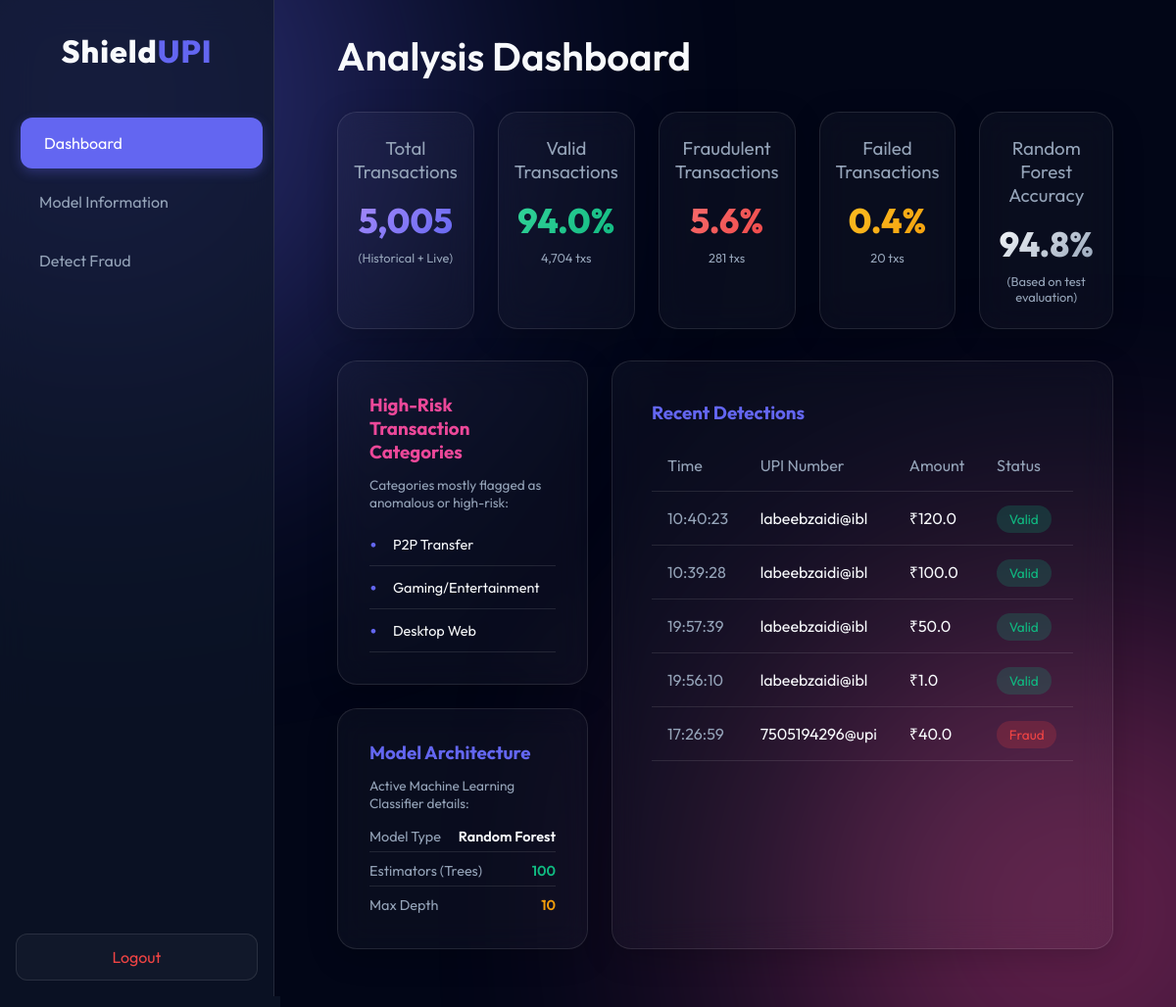
Page /dashboard (signed in) on the earlier database version.
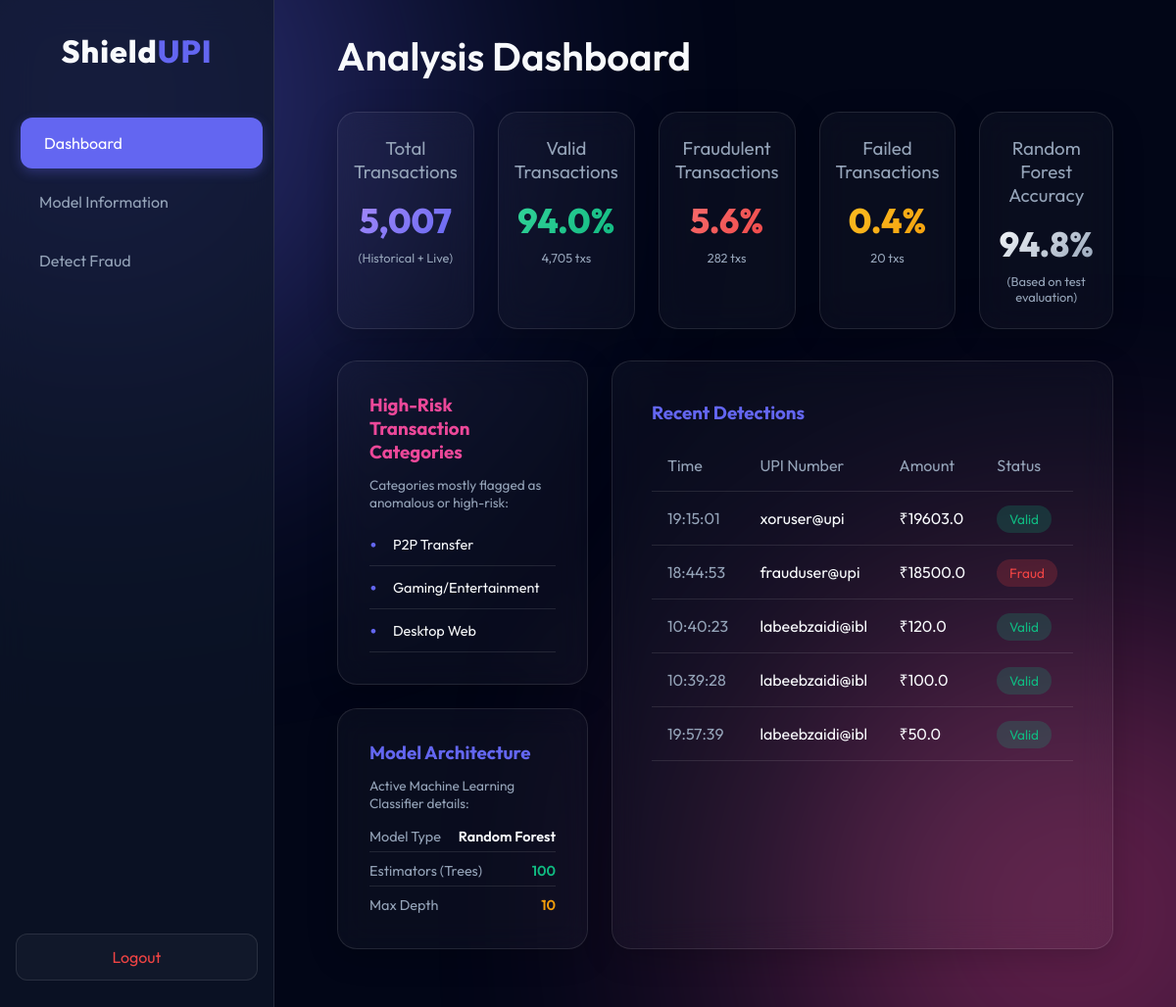
Same page on the later database version.
### tables this page shows
CREATE TABLE detections (
                id INTEGER PRIMARY KEY AUTOINCREMENT,
                upi_number TEXT,
                amount REAL,
                category INTEGER,
                prediction TEXT,
                timestamp DATETIME DEFAULT CURRENT_TIMESTAMP
            );

### app.py (the view)
@app.route('/dashboard')
def dashboard():
    if 'logged_in' not in session:
        return redirect(url_for('login'))
    db = get_db()
    db_valid = db.execute('SELECT COUNT(*) FROM detections WHERE prediction LIKE "valid transaction%" OR prediction LIKE "Valid Transaction%"').fetchone()[0]
    db_fraud = db.execute('SELECT COUNT(*) FROM detections WHERE prediction LIKE "fraud transaction%" OR prediction LIKE "Fraud Transaction%"').fetchone()[0]
    db_failed = db.execute('SELECT COUNT(*) FROM detections WHERE prediction NOT LIKE "valid transaction%" AND prediction NOT LIKE "Valid Transaction%" AND prediction NOT LIKE "fraud transaction%" AND prediction NOT LIKE "Fraud Transaction%"').fetchone()[0]
    db_total = db_valid + db_fraud + db_failed
    baseline_total = 5000
    baseline_valid = 4700
    baseline_fraud = 280
    baseline_failed = 20
    total_count = baseline_total + db_total
    valid_count = baseline_valid + db_valid
    fraud_count = baseline_fraud + db_fraud
    failed_count = baseline_failed + db_failed
    metrics = {
        'overall_accuracy': 94.8,
        'total_count': total_count,
        'valid_count': valid_count,
        'fraud_count': fraud_count,
        'failed_count': failed_count,
        'total_count_fmt': f"{total_count:,}",
        'valid_count_fmt': f"{valid_count:,}",
        'fraud_count_fmt': f"{fraud_count:,}",
        'failed_count_fmt': f"{failed_count:,}",
        'real_percentage': round((valid_count / total_count) * 100, 1),
        'fraud_percentage': round((fraud_count / total_count) * 100, 1),
        'failed_percentage': round((failed_count / total_count) * 100, 1),
        'major_categories': ['P2P Transfer', 'Gaming/Entertainment', 'Desktop Web']
    }
    db = get_db()
    history = db.execute('SELECT * FROM detections ORDER BY timestamp DESC LIMIT 5').fetchall()
    return render_template('dashboard.html', metrics=metrics, history=history)

### app.py (called while the page is built)
def get_db():
    conn = sqlite3.connect(DATABASE)
    conn.row_factory = sqlite3.Row
    return conn

### templates/dashboard.html
{% extends "base.html" %}
{% block content %}
<h1>Analysis Dashboard</h1>
<div class="dashboard-grid" style="grid-template-columns: repeat(5, 1fr);">
    <div class="glass-card stat-card" style="padding: 1.5rem 1rem;">
        <h3>Total Transactions</h3>
        <div class="value" style="font-size: 2.2rem; background: linear-gradient(135deg, #a78bfa, #6366f1); -webkit-background-clip: text; -webkit-text-fill-color: transparent; margin-top: 0.5rem;">{{ metrics.total_count_fmt }}</div>
        <div style="font-size: 0.8rem; color: var(--text-muted); margin-top: 8px;">(Historical + Live)</div>
    </div>
    <div class="glass-card stat-card" style="padding: 1.5rem 1rem;">
        <h3>Valid Transactions</h3>
        <div class="value" style="font-size: 2.2rem; background: linear-gradient(135deg, #34d399, #10b981); -webkit-background-clip: text; -webkit-text-fill-color: transparent; margin-top: 0.5rem;">{{ metrics.real_percentage }}%</div>
        <div style="font-size: 0.8rem; color: var(--text-muted); margin-top: 8px;">{{ metrics.valid_count_fmt }} txs</div>
    </div>
    <div class="glass-card stat-card" style="padding: 1.5rem 1rem;">
        <h3>Fraudulent Transactions</h3>
        <div class="value" style="font-size: 2.2rem; background: linear-gradient(135deg, #f87171, #ef4444); -webkit-background-clip: text; -webkit-text-fill-color: transparent; margin-top: 0.5rem;">{{ metrics.fraud_percentage }}%</div>
        <div style="font-size: 0.8rem; color: var(--text-muted); margin-top: 8px;">{{ metrics.fraud_count_fmt }} txs</div>
    </div>
    <div class="glass-card stat-card" style="padding: 1.5rem 1rem;">
        <h3>Failed Transactions</h3>
        <div class="value" style="font-size: 2.2rem; background: linear-gradient(135deg, #fbbf24, #f59e0b); -webkit-background-clip: text; -webkit-text-fill-color: transparent; margin-top: 0.5rem;">{{ metrics.failed_percentage }}%</div>
        <div style="font-size: 0.8rem; color: var(--text-muted); margin-top: 8px;">{{ metrics.failed_count_fmt }} txs</div>
    </div>
    <div class="glass-card stat-card" style="padding: 1.5rem 1rem;">
        <h3>Random Forest Accuracy</h3>
        <div class="value" style="font-size: 2.2rem; margin-top: 0.5rem;">{{ metrics.overall_accuracy }}%</div>
        <div style="font-size: 0.8rem; color: var(--text-muted); margin-top: 8px;">(Based on test evaluation)</div>
    </div>
</div>
<div class="dashboard-grid" style="grid-template-columns: 1fr 2fr;">
    <div style="display: flex; flex-direction: column; gap: 1.5rem;">
        <div class="glass-card" style="padding: 2rem;">
            <h3 style="margin-bottom: 0.8rem; color: var(--secondary)">High-Risk Transaction Categories</h3>
            <p style="color: var(--text-muted); font-size: 0.85rem; margin-bottom: 0.8rem;">Categories mostly flagged as anomalous or high-risk:</p>
            <ul class="categories-list" style="margin-top: 0;">
                {% for cat in metrics.major_categories %}
                <li style="padding: 0.4rem 0; font-size: 0.9rem;">{{ cat }}</li>
                {% endfor %}
            </ul>
        </div>
        <div class="glass-card" style="padding: 2rem;">
            <h3 style="margin-bottom: 0.8rem; color: var(--primary)">Model Architecture</h3>
            <p style="color: var(--text-muted); font-size: 0.85rem; margin-bottom: 1rem;">Active Machine Learning Classifier details:</p>
            <div style="display: flex; flex-direction: column; gap: 0.6rem; font-size: 0.9rem;">
                <div style="display: flex; justify-content: space-between; border-bottom: 1px solid var(--glass-border); padding-bottom: 0.4rem;">
                    <span style="color: var(--text-muted)">Model Type</span>
                    <span style="font-weight: 600; color: var(--text-main)">Random Forest</span>
                </div>
                <div style="display: flex; justify-content: space-between; border-bottom: 1px solid var(--glass-border); padding-bottom: 0.4rem;">
                    <span style="color: var(--text-muted)">Estimators (Trees)</span>
                    <span style="font-weight: 600; color: var(--success)">100</span>
                </div>
                <div style="display: flex; justify-content: space-between; padding-bottom: 0.2rem;">
                    <span style="color: var(--text-muted)">Max Depth</span>
                    <span style="font-weight: 600; color: var(--warning)">10</span>
                </div>
            </div>
        </div>
    </div>
    <div class="glass-card">
        <h3 style="margin-bottom: 1rem; color: var(--primary)">Recent Detections</h3>
        <div class="table-wrapper">
            <table>
                <thead>
                    <tr>
                        <th>Time</th>
                        <th>UPI Number</th>
                        <th>Amount</th>
                        <th>Status</th>
                    </tr>
                </thead>
                <tbody>
                    {% for row in history %}
                    <tr>
                        <td style="color: var(--text-muted)">{{ row.timestamp.split()[1] }}</td>
                        <td>{{ row.upi_number }}</td>
                        <td>₹{{ row.amount }}</td>
                        <td>
                            {% if 'Valid' in row.prediction or 'valid' in row.prediction %}
                                <span class="badge badge-valid">Valid</span>
                            {% elif 'Fraud' in row.prediction or 'fraud' in row.prediction %}
                                <span class="badge badge-fraud">Fraud</span>
                            {% else %}
                                <span class="badge badge-failed">Failed</span>
                            {% endif %}
                        </td>
                    </tr>
                    {% else %}
                    <tr>
                        <td colspan="4" style="text-align: center; color: var(--text-muted)">No recent detections to display.</td>
                    </tr>
                    {% endfor %}
                </tbody>
            </table>
        </div>
    </div>
</div>
{% endblock %}

### templates/base.html (shortened to what this page needs)
<!DOCTYPE html>
<html lang="en">
<head>
    <link rel="stylesheet" href="{{ url_for('static', filename='css/style.css') }}">
</head>
<body>
    <div class="app-container">
        {% if session.get('logged_in') %}
        <nav class="sidebar">
            <div class="logo">
                <h2>Shield<span>UPI</span></h2>
            </div>
            <ul class="nav-links">
                <li><a href="{{ url_for('dashboard') }}" class="{% if request.endpoint == 'dashboard' %}active{% endif %}">Dashboard</a></li>
                <li><a href="{{ url_for('model_info') }}" class="{% if request.endpoint == 'model_info' %}active{% endif %}">Model Information</a></li>
                <li><a href="{{ url_for('detect') }}" class="{% if request.endpoint == 'detect' %}active{% endif %}">Detect Fraud</a></li>
            </ul>
            <div class="logout-container">
                <a href="{{ url_for('logout') }}" class="btn-logout">Logout</a>
            </div>
        </nav>
        {% endif %}
        <main class="main-content {% if not session.get('logged_in') %}full-width{% endif %}">
            {% block content %}{% endblock %}
        </main>
    </div>
</body>
</html>

### static/css/style.css (style rules this page uses)
:root { --bg-dark: #0f172a; --bg-darker: #020617; --primary: #6366f1; --primary-hover: #4f46e5; --secondary: #ec4899; --text-main: #f8fafc; --text-muted: #94a3b8; --glass-bg: rgba(255, 255, 255, 0.03); --glass-border: rgba(255, 255, 255, 0.1); --success: #10b981; --danger: #ef4444; --warning: #f59e0b; }
* { margin: 0; padding: 0; box-sizing: border-box; font-family: 'Outfit', sans-serif; }
body { background: var(--bg-darker); color: var(--text-main); min-height: 100vh; overflow-x: hidden; }
body::before, body::after { content: ''; position: fixed; width: 600px; height: 600px; border-radius: 50%; filter: blur(150px); z-index: -1; opacity: 0.5; }
body::before { background: var(--primary); top: -200px; left: -200px; }
body::after { background: var(--secondary); bottom: -200px; right: -200px; }
.app-container { display: flex; min-height: 100vh; }
.sidebar { width: 280px; background: rgba(15, 23, 42, 0.7); backdrop-filter: blur(16px); border-right: 1px solid var(--glass-border); padding: 2rem 1rem; display: flex; flex-direction: column; }
.logo { text-align: center; margin-bottom: 3rem; }
.logo h2 { font-size: 2rem; font-weight: 800; letter-spacing: 1px; }
.logo span { color: var(--primary); }
.nav-links { list-style: none; display: flex; flex-direction: column; gap: 0.5rem; }
.nav-links a { text-decoration: none; color: var(--text-muted); padding: 1rem 1.5rem; border-radius: 12px; display: block; font-weight: 400; transition: all 0.3s ease; }
.nav-links a:hover, .nav-links a.active { background: var(--primary); color: white; transform: translateX(5px); box-shadow: 0 4px 12px rgba(99, 102, 241, 0.3); }
.logout-container { margin-top: auto; }
.btn-logout { display: block; text-align: center; background: var(--glass-bg); border: 1px solid var(--glass-border); color: var(--danger); padding: 0.8rem; border-radius: 12px; text-decoration: none; transition: all 0.3s ease; }
.main-content { flex: 1; padding: 2rem 4rem; overflow-y: auto; }
h1 { font-size: 2.5rem; margin-bottom: 2rem; font-weight: 600; }
.glass-card { background: var(--glass-bg); backdrop-filter: blur(16px); border: 1px solid var(--glass-border); border-radius: 20px; padding: 2.5rem; box-shadow: 0 8px 32px rgba(0, 0, 0, 0.2); }
.dashboard-grid { display: grid; grid-template-columns: repeat(4, 1fr); gap: 1.5rem; margin-bottom: 2rem; }
.stat-card { text-align: center; padding: 2rem; }
.stat-card h3 { color: var(--text-muted); font-weight: 400; margin-bottom: 1rem; }
.stat-card .value { font-size: 3rem; font-weight: 800; background: linear-gradient(135deg, #f8fafc, #94a3b8); -webkit-background-clip: text; -webkit-text-fill-color: transparent; }
.table-wrapper { overflow-x: auto; }
table { width: 100%; border-collapse: collapse; }
th, td { padding: 1rem; text-align: left; border-bottom: 1px solid var(--glass-border); }
th { color: var(--text-muted); font-weight: 400; }
td span.badge { padding: 0.3rem 0.8rem; border-radius: 20px; font-size: 0.85rem; }
.badge-valid { background: rgba(16, 185, 129, 0.2); color: #10b981; }
.badge-fraud { background: rgba(239, 68, 68, 0.2); color: #ef4444; }
.categories-list { list-style: none; margin-top: 1rem; }
.categories-list li { padding: 0.8rem 0; border-bottom: 1px solid var(--glass-border); display: flex; align-items: center; }
.categories-list li::before { content: '•'; color: var(--primary); font-size: 1.5rem; margin-right: 1rem; }

Differences in the rows shown:
no longer on this page (row unchanged): detections: timestamp "19:56:10", upi_number "labeebzaidi@ibl", amount "1.0", shows "Valid"
no longer on this page (row unchanged): detections: timestamp "17:26:59", upi_number "7505194296@upi", amount "40.0", shows "Fraud"
added detections: timestamp "19:15:01", upi_number "xoruser@upi", amount "19603.0", shows "Valid"
added detections: timestamp "18:44:53", upi_number "frauduser@upi", amount "18500.0", shows "Fraud"
Other differences:
{{ metrics.total_count_fmt }}: "5,005" → "5,007"
{{ metrics.valid_count_fmt }}: "4,704" → "4,705"
{{ metrics.fraud_count_fmt }}: "281" → "282"
